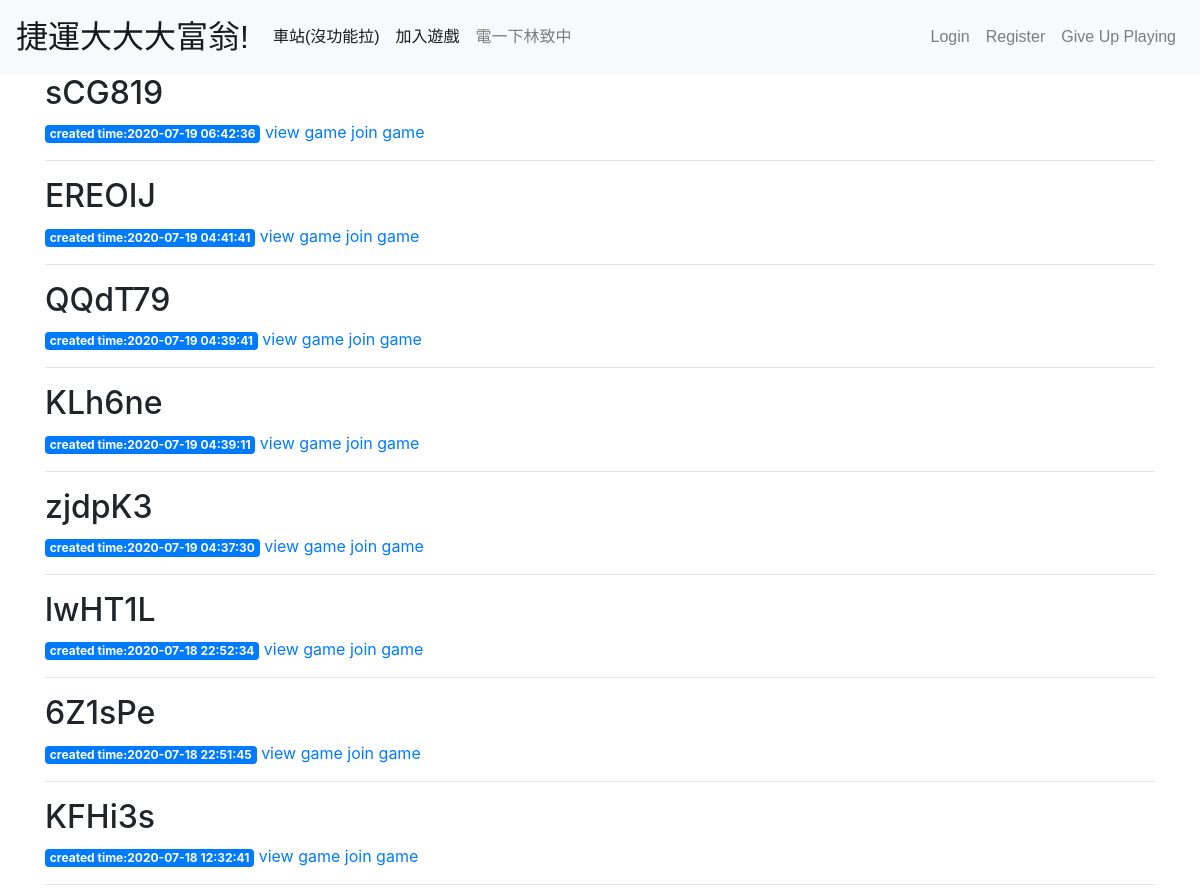
Before: /games (upper part) with the older database file.
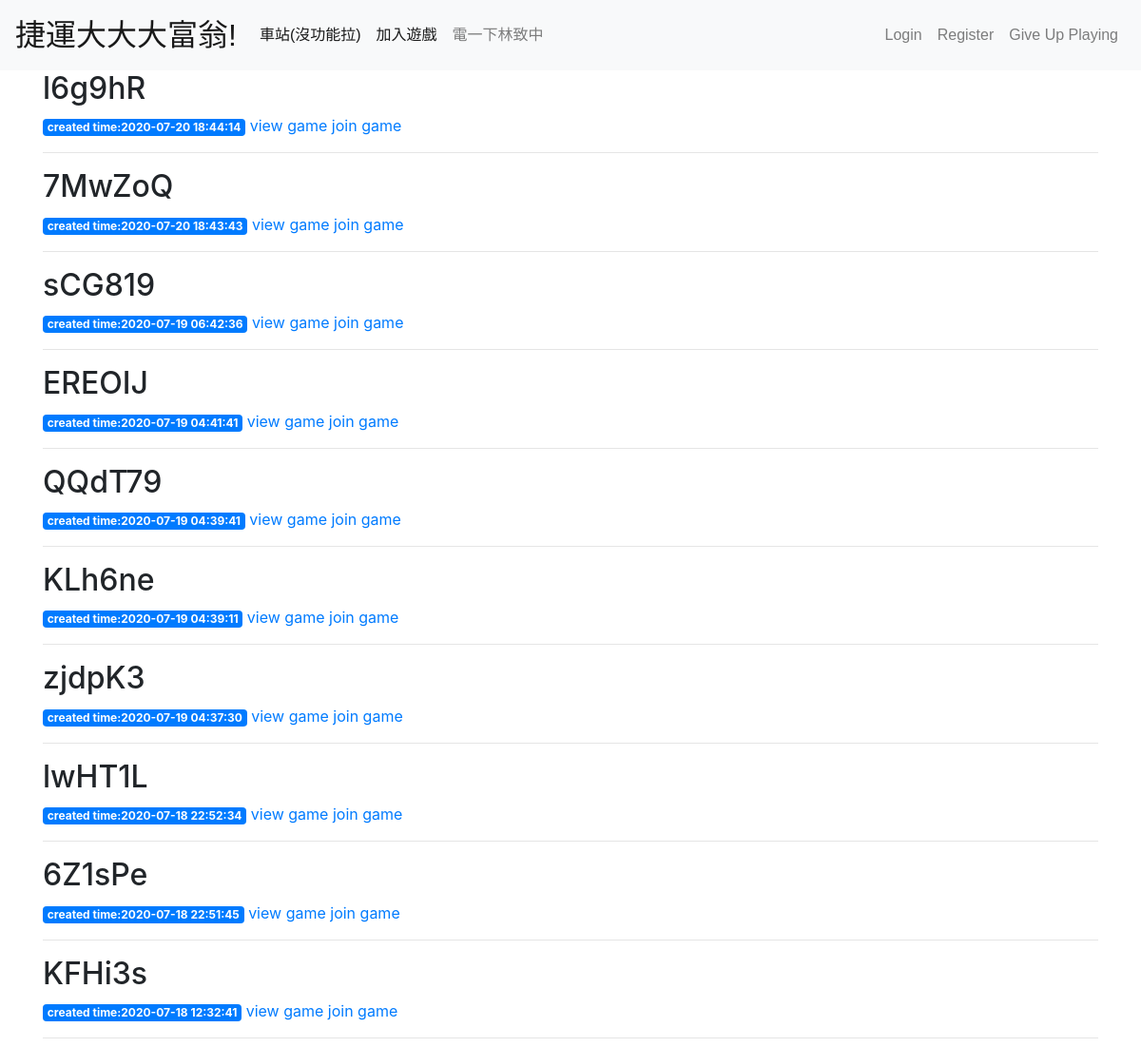
After: the same page with the newer database file.
### tables this page shows
CREATE TABLE games(
	id TEXT PRIMARY KEY,
	created_timestamp DATETIME DEFAULT CURRENT_TIMESTAMP,
	started_timestamp DATETIME,
	status TEXT,
	players_amount INTEGER
	
);

### app.py (the view)
@app.route('/games')
def showgames():
    games=Game.getAllGames()
    return render_template('games.html',games=games)

### scripts/db_conn.py (called while the page is built)
def get_db_connection(db_filename):
    path=os.path.join(os.sep.join(__file__.split(os.sep)[:-2]),'data\\'+db_filename)#加上.splite3的路徑(\data\stations.sqlite)
    print('path=',path)
    conn=sqlite3.connect(path)
    conn.row_factory=sqlite3.Row
    return conn

### scripts/game.py (called while the page is built)
    @staticmethod
    def getAllGames():
        conn=get_db_connection(GAMES_DB_NAME)
        gameids=conn.execute('SELECT id FROM games ORDER BY created_timestamp DESC').fetchall()
        conn.close()
        return [Game(gameid[0]) for gameid in gameids]

    @staticmethod
    def getAllplayers(gameid):
        conn=get_db_connection(GAMES_DB_NAME)
        playerids=conn.execute(f'SELECT id FROM players WHERE gameid="{gameid}"').fetchall()
        conn.close()
        return [Player(playerid[0]) for playerid in playerids]

### templates/games.html (shortened to what this page needs)
{% extends 'base.html' %}
{% block content %}
    {% for game in games %}
        <div>
            <h2>{{game.gameid}}</h2>
            <span class="badge badge-primary">created time:{{game.created_timestamp}}</span>
            <span><a href="{{ url_for('showgame', gameid=game.gameid) }}">view game</a></span>
            <span><a href="{{url_for('joingame', gameid=game.gameid)}}">join game</a></span>
        </div>
        <hr>
    {% endfor %}
{% endblock %}

### templates/base.html (shortened to what this page needs)
<!doctype html>
<html lang="en">
  <head>
    <link rel="stylesheet" href="https://stackpath.bootstrapcdn.com/bootstrap/4.3.1/css/bootstrap.min.css">
  </head>
  <body>
    <nav class="navbar navbar-expand-md navbar-light bg-light">
        <a class="navbar-brand nav-title" href="{{ url_for('home')}}">捷運大大大富翁!</a>
        <div class="collapse navbar-collapse" id="navbarNav">
            <ul class="nav navbar-nav mr-auto">
                <li class="nav-item active">
                    <a class="nav-link" href="#">車站(沒功能拉)</a>
                </li>
                <li class="nav-item active">
                    <a class="nav-link" href="{{url_for('showgames')}}">加入遊戲</a>
                </li>
                <li class="nav-item active">
                    <form action="{{url_for('johnnysucks')}}"  method="POST">
                        <a class="nav-link" href="#" onclick="this.parentNode.submit();">電一下林致中</a>
                    </form>
                </li>
            </ul>
            <ul class="nav navbar-nav ml-auto">
                <li>
                    <a class="nav-link" href="#">Login</a>
                </li>
                <li>
                    <a class="nav-link" href="#">Register</a>
                </li>
                <li>
                    <a class="nav-link" href="#">Give Up Playing</a>
                </li>
            </ul>
        </div>
    </nav>
    <div class="container">
        {% block content %} {% endblock %}
    </div>
  </body>
</html>

### templates/base.html (style rules this page uses)
.navbar { font-family: 'Noto Sans TC', sans-serif; }
.nav-title { font-size: 2em; }

Changed rows visible on the page:
added games: gameid "l6g9hR", created_timestamp "2020-07-20 18:44:14"
added games: gameid "7MwZoQ", created_timestamp "2020-07-20 18:43:43"
